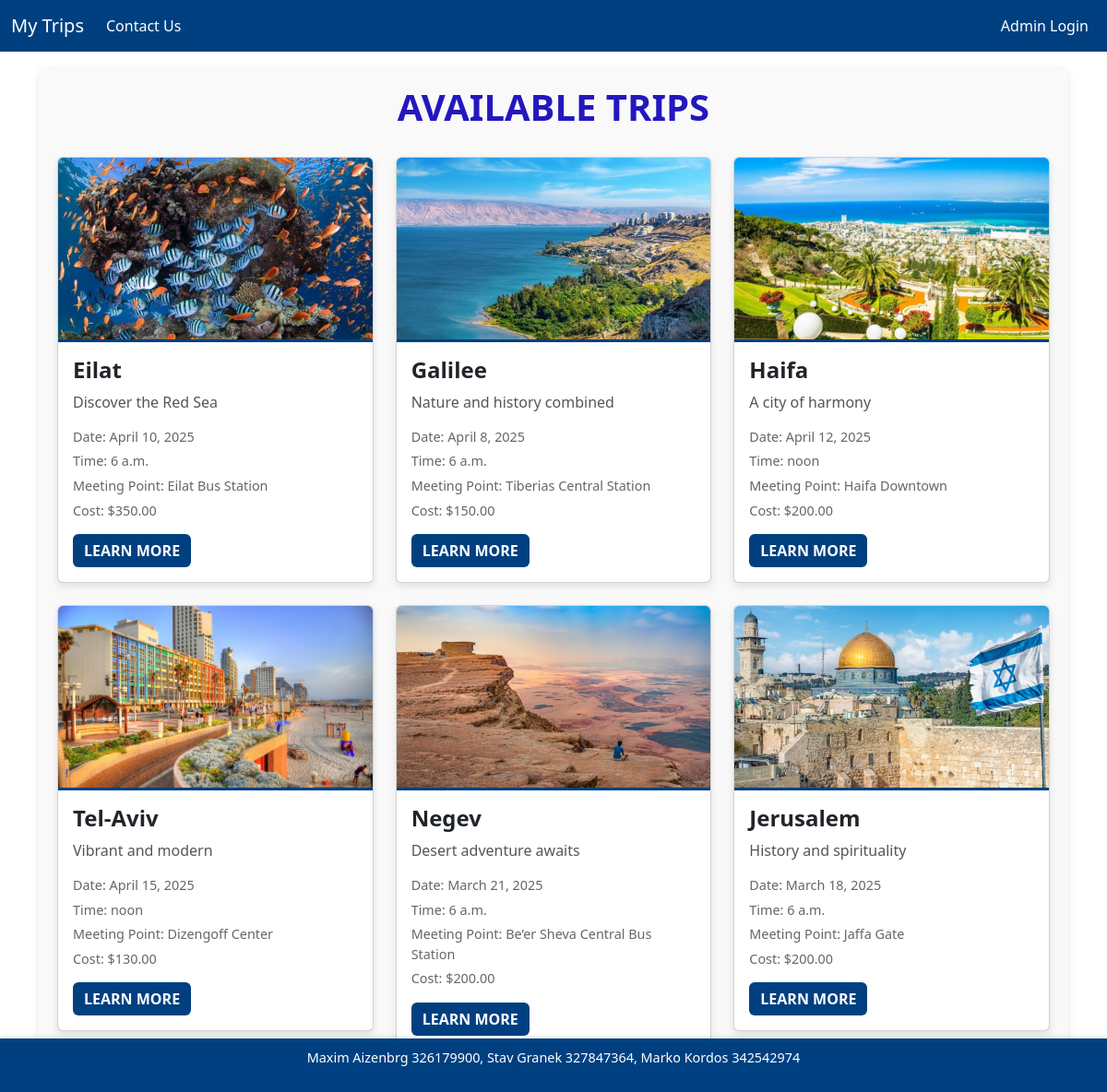
The page / on the database its author committed.
### main/models.py (models this page shows, shortened)
class Trip(models.Model):
    trip_id = models.AutoField(primary_key=True)
    name = models.CharField(max_length=100)
    minimizedDescription = models.TextField(null = True)
    description = models.TextField()
    image = models.ImageField(upload_to='trip_images/')
    date = models.DateField()
    time = models.TimeField()
    meeting_point = models.CharField(max_length=200)
    cost = models.DecimalField(max_digits=10, decimal_places=2)

### main/views.py (the view)
# urls.py: path("", views.home, name="home"),
def home(request):
    trips = Trip.objects.all()
    return render(request, "main/trip_list.html",{"trips": trips})

### main/templates/main/trip_list.html (shortened to what this page needs)
{% extends 'main/mainlayout.html' %}
{% load static %}
{% block content %}
<div class="main-container mt-4">
    <h1 style="color:#2318be;" class="text-center">Available Trips</h1>
    <div class="row">
        {% for trip in trips %}
        <div class="col-md-4 mb-4">
            <div class="card">
                <img src="{{ trip.image.url }}" class="card-img-top" alt="{{ trip.name }}">
                <div class="card-body">
                    <h5 class="card-title">{{ trip.name }}</h5>
                    <p class="card-text">{{ trip.minimizedDescription }}</p>
                    <ul>
                        <li>Date: {{ trip.date }}</li>
                        <li>Time: {{ trip.time }}</li>
                        <li>Meeting Point: {{ trip.meeting_point }}</li>
                        <li>Cost: ${{ trip.cost }}</li>
                    </ul>
                    <a href="{% url 'trip_info' trip.trip_id %}" class="btn btn-primary">Learn More</a>
                </div>
            </div>
        </div>
        {% endfor %}
    </div>
</div>
{% endblock %}

### main/static/main/css/test.css (style rules this page uses)
body { margin: 0; font-family: Arial, sans-serif; color: #333; background-color: #f9f9f9; display: flex; flex-direction: column; min-height: 100vh; overflow-x: hidden; }
.main-container { background-color: #f9f9f9; padding: 20px; border-radius: 10px; box-shadow: 0 4px 10px rgba(0, 0, 0, 0.1); display: flex; flex-direction: column; justify-content: center; align-items: center; }
.container h1 { color: #004080; margin-bottom: 30px; text-transform: uppercase; font-weight: bold; }
.card { border: none; border-radius: 10px; box-shadow: 0 4px 8px rgba(0, 0, 0, 0.1); transition: transform 0.2s, box-shadow 0.2s; overflow: hidden; height:max-content; }
.card-img-top { width: 100%; height: 200px; object-fit: cover; border-bottom: 3px solid #004080; }
.card-title { font-size: 1.5rem; color: #004080; font-weight: bold; }
.card-text { font-size: 1rem; color: #555; margin-bottom: 15px; }
.card ul { padding: 0; list-style: none; font-size: 0.9rem; color: #666; margin-bottom: 15px; }
.card ul li { margin-bottom: 5px; }
.card .btn { background-color: #004080; border: none; color: #fff; text-transform: uppercase; font-weight: bold; transition: background-color 0.2s; }

### rows shown on the page
Trip: image (picture), name "Eilat", minimizedDescription "Discover the Red Sea", date "April 10, 2025", time "6 a.m.", meeting_point "Eilat Bus Station", cost "350.00"
Trip: image (picture), name "Galilee", minimizedDescription "Nature and history combined", date "April 8, 2025", time "6 a.m.", meeting_point "Tiberias Central Station", cost "150.00"
Trip: image (picture), name "Haifa", minimizedDescription "A city of harmony", date "April 12, 2025", time "noon", meeting_point "Haifa Downtown", cost "200.00"
Trip: image (picture), name "Tel-Aviv", minimizedDescription "Vibrant and modern", date "April 15, 2025", time "noon", meeting_point "Dizengoff Center", cost "130.00"
Trip: image (picture), name "Negev", minimizedDescription "Desert adventure awaits", date "March 21, 2025", time "6 a.m.", meeting_point "Be’er Sheva Central Bus Station", cost "200.00"
Trip: image (picture), name "Jerusalem", minimizedDescription "History and spirituality", date "March 18, 2025", time "6 a.m.", meeting_point "Jaffa Gate", cost "200.00"
